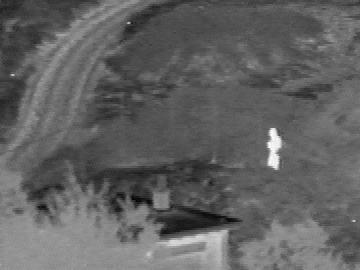
#> input picture TNO/ir/1.png, 360 x 270 px, given in place of 90.png, which was not available; the run also reads 1 picture not shown here
$ python box.py
#> lines starting #> are read from the running program, lines starting #| are printed output that depends on the picture; after the words box and inside, x2 and y2 are one past the last pixel; in counts of white or black regions, pixels touching at a corner belong together; pictures that were not available may be replaced by others from this repository, and a replacement may not be noted
#> further down, img is the input picture: shape (270, 360, 3); min 0, max 255, mean 97.8
# -*- coding: utf-8 -*-
# @Time    : 2022/7/29 9:45
# @Author  : Fanstandy
# @CoAthor : Xu
# @Updating Time : 2023/2/8 17:33
import cv2
from PIL import Image


def auto_box(img, left1, w1, h1, file_name, save_path , left2 = None, w2 = None, h2 =None):
#> called with w1 = 45, h1 = 65, file_name = 'UMF-CMGR', save_path = 'box/', w2 = 50, h2 = 60
    color = (0, 0, 255)  # 框颜色 BGR
    width = 1   # 线宽度
    right1 = []
    right1.append(left1[0]+w1)
    right1.append(left1[1]+h1)
    cut_img = img[left1[1]:right1[1], left1[0]:right1[0]]
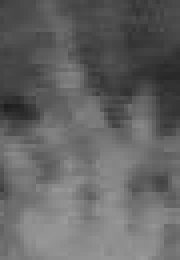
#> cut_img: shape (65, 45, 3) (shown 4 times larger); min 29, max 155, mean 100
    cut_img = img[left1[1]:left1[1]+h1, left1[0]:left1[0] + w1]
    box_path = save_path + file_name + '_box1' + '.PNG'
    img_path = save_path + file_name + '.PNG'
    cv2.imwrite(box_path, cut_img)
    cv2.rectangle(img, (left1[0], left1[1]), (right1[0], right1[1]), color, width)  # 画框
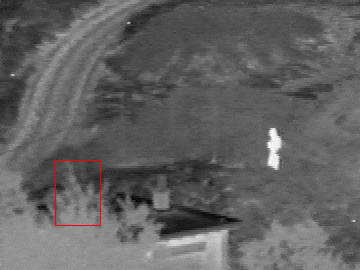
#> img: shape (270, 360, 3); 0.23% of pixels changed, all inside (x1, y1, x2, y2) = (55, 160, 101, 226)
    cv2.rectangle(img, (left1[0], left1[1]), (left1[0] + w1, left1[1]+h1), color, width)  # 画框
    if left2 == None or w2 == None or h2 == None:
        cv2.imwrite(img_path, img)
    else:
        color = (0, 255, 0)  # 框颜色 BGR
        right2 = []
        right2.append(left2[0]+w2)
        right2.append(left2[1]+h2)
        cut_img = img[left2[1]:right2[1], left2[0]:right2[0]]
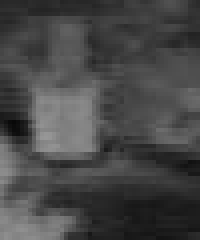
#> cut_img: shape (60, 50, 3) (shown 4 times larger); min 8, max 151, mean 71.1
        cut_img = img[left2[1]:left2[1]+h2, left2[0]:left2[0] + w2]
        box_path = save_path + file_name + '_box2' + '.PNG'
        cv2.imwrite(box_path, cut_img)
        cv2.rectangle(img, (left2[0], left2[1]), (right2[0], right2[1]), color, width)  # 画框
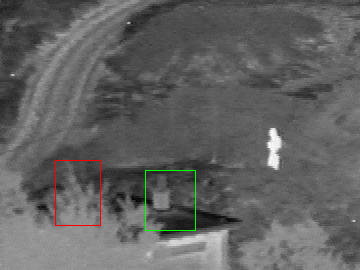
#> img: shape (270, 360, 3); 0.23% of pixels changed, all inside (x1, y1, x2, y2) = (145, 170, 196, 231)
        cv2.rectangle(img, (left2[0], left2[1]), (left2[0] + w2, left2[1]+h2), color, width)  # 画框
        cv2.imwrite(img_path, img)

def on_mouse(event, x, y, flags, param):
    global img, point1, point2
    img2 = img.copy()
    if event == cv2.EVENT_LBUTTONDOWN:  # 左键点击
        point1 = (x, y)
        print('左上角坐标{},{}'.format(x, y))
        cv2.circle(img2, point1, 10, (0, 255, 0), 1)
        cv2.imshow('image', img2)
    elif event == cv2.EVENT_MOUSEMOVE and (flags & cv2.EVENT_FLAG_LBUTTON):  # 按住左键拖曳
        cv2.rectangle(img2, point1, (x, y), (255, 0, 0), 1)
        cv2.imshow('image', img2)
    elif event == cv2.EVENT_LBUTTONUP:  # 左键释放
        point2 = (x, y)
        print('右下角坐标{},{}'.format(x, y))
        cv2.rectangle(img2, point1, point2, (0, 0, 255), 1)
        cv2.imshow('image', img2)
        # cv2.imwrite('new.png', img2)
        min_x = min(point1[0], point2[0])
        min_y = min(point1[1], point2[1])
        width = abs(point1[0] - point2[0])
        height = abs(point1[1] - point2[1])
        print('width:{},height:{}'.format(width, height))
        cut_img = img[min_y:min_y + height, min_x:min_x + width]
        cv2.imshow('area', cut_img)


def get_left(img):
    cv2.namedWindow('image')
    cv2.setMouseCallback('image', on_mouse)
    cv2.imshow('image', img)
    cv2.waitKey(0)  # 按任意键结束

if __name__ == '__main__':
    # main()
    global img
    global point1, point2
    # path = 'E:/RTNIF/paper/compare/TNO/Ours/Two_stage/AFBR/'
    # path = 'E:/RTNIF/paper/compare/TNO/Ours/Autocoder_100/'
    left1 = [55,160]    # 左上角坐标（x,y）
    w1 = 45     #宽
    h1 = 65      #高
    left2 = [145,170]    # 左上角坐标（x,y） // left = None or [x,y]
    w2 = 50     #宽     #None or int
    h2 = 60     #高     #None or int
    bf = 0
    if bf == 0:
        path = 'E:/RTNIF/paper/compare/RoadScence/state_of_arts/'
        file_name = ['UMF-CMGR','MSPIF']
        for name in file_name:
            img = cv2.imread(path + name + '/90.png')     #img_path
            bz = 0
            save_path = 'box/'  #保存路径
            if bz == 1:
                get_left(img)      #在终端输出左上角坐标，框大小和高
            else:
#> (the run stopped early here; a loop or call above may not have finished)
